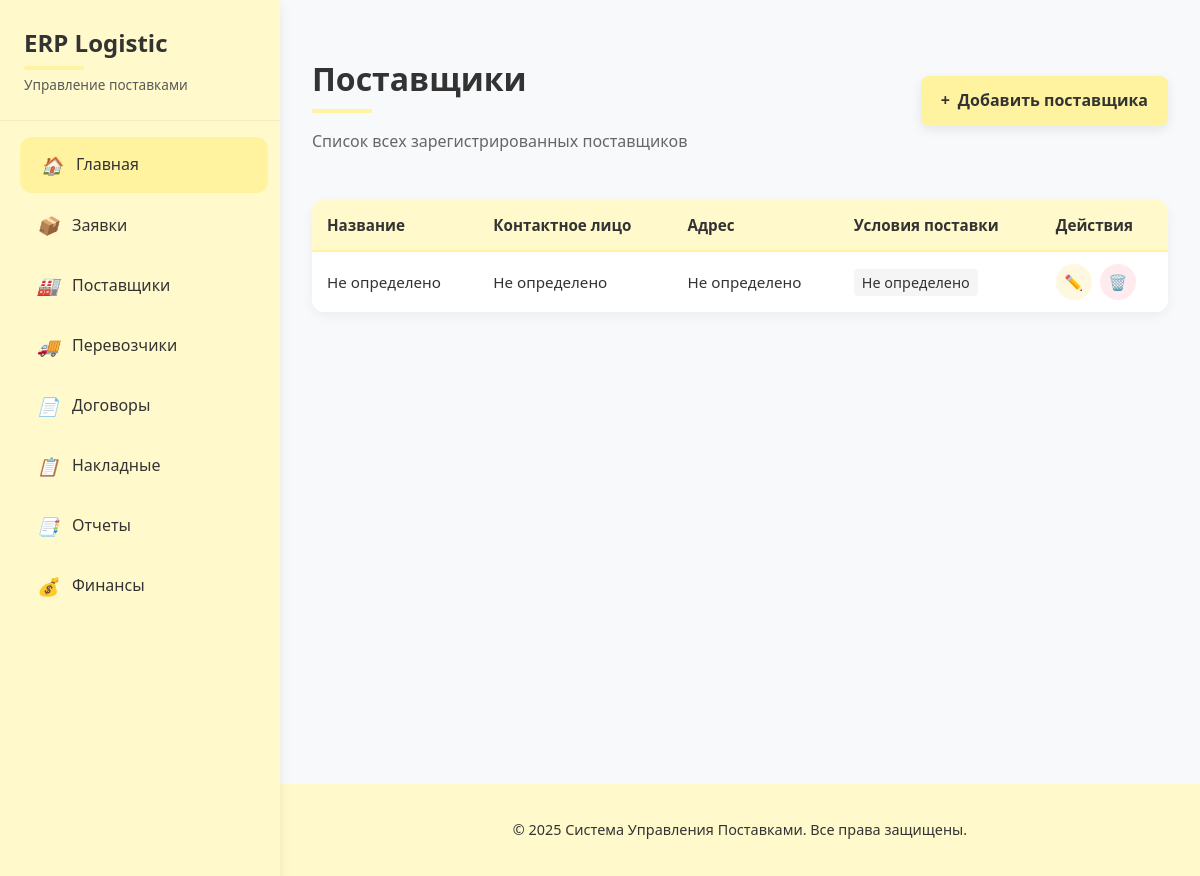
Screenshot of /поставщики/ (signed in) with the database file from the repository.
### supply_chain/models.py (models this page shows, shortened)
class Поставщик(models.Model):
    название = models.CharField(max_length=100, verbose_name="Название поставщика")
    контактное_лицо = models.CharField(max_length=100, verbose_name="Контактное лицо")
    телефон = models.CharField(max_length=20, verbose_name="Телефон")
    email = models.EmailField(verbose_name="Email", blank=True, null=True)
    адрес = models.TextField(verbose_name="Юридический адрес")
    условия_поставки = models.TextField(verbose_name="Условия поставки")
    реквизиты = models.TextField(verbose_name="Банковские реквизиты", blank=True, null=True)
    class Meta:
        verbose_name = "Поставщик"
        verbose_name_plural = "Поставщики"
        ordering = ['название']

### supply_chain/templates/supply_chain/поставщик_list.html (shortened to what this page needs)
{% extends 'supply_chain/base.html' %}
{% block content %}
    <div class="suppliers-header">
        <div>
            <h1>Поставщики</h1>
            <p class="subtitle">Список всех зарегистрированных поставщиков</p>
        </div>
        <a href="{% url 'поставщик_create' %}" class="add-supplier-btn">
            <span class="btn-icon">+</span> Добавить поставщика
        </a>
    </div>
    <div class="suppliers-container">
        {% if поставщики %}
            <div class="suppliers-table-container">
                <table class="suppliers-table">
                    <thead>
                        <tr>
                            <th>Название</th>
                            <th>Контактное лицо</th>
                            <th>Адрес</th>
                            <th>Условия поставки</th>
                            <th>Действия</th>
                        </tr>
                    </thead>
                    <tbody>
                        {% for поставщик in поставщики %}
                            <tr>
                                <td data-label="Название">
                                    <div class="supplier-name">{{ поставщик.название }}</div>
                                </td>
                                <td data-label="Контактное лицо">{{ поставщик.контактное_лицо }}</td>
                                <td data-label="Адрес">{{ поставщик.адрес }}</td>
                                <td data-label="Условия поставки">
                                    <span class="delivery-terms">{{ поставщик.условия_поставки }}</span>
                                </td>
                                <td class="actions-cell">
                                    <div class="action-buttons">
                                        <a href="{% url 'поставщик_update' поставщик.pk %}" class="action-btn edit-btn" title="Изменить">
                                            <span class="action-icon">✏️</span>
                                        </a>
                                        <a href="{% url 'поставщик_delete' поставщик.pk %}" class="action-btn delete-btn" title="Удалить">
                                            <span class="action-icon">🗑️</span>
                                        </a>
                                    </div>
                                </td>
                            </tr>
                        {% endfor %}
                    </tbody>
                </table>
            </div>
        {% endif %}
    </div>
{% endblock %}

### supply_chain/templates/supply_chain/base.html (style rules this page uses)
body { margin: 0; padding: 0; font-family: 'Segoe UI', Roboto, -apple-system, BlinkMacSystemFont, sans-serif; background-color: #f8f9fa; color: var(--text-dark); line-height: 1.6; }
h1, h2, h3 { color: var(--text-dark); font-weight: 600; }
h1 { font-size: 2rem; margin-bottom: 1.5rem; position: relative; padding-bottom: 0.5rem; }
h1:after { content: ''; position: absolute; bottom: 0; left: 0; width: 60px; height: 4px; background: var(--primary-hover); border-radius: 2px; }

### supply_chain/templates/supply_chain/поставщик_list.html (style rules this page uses)
.suppliers-header { display: flex; justify-content: space-between; align-items: center; margin-bottom: 30px; flex-wrap: wrap; gap: 20px; }
.suppliers-header h1 { font-size: 2rem; color: #333; margin-bottom: 5px; }
.subtitle { color: #666; font-size: 1rem; }
.add-supplier-btn { display: inline-flex; align-items: center; background-color: #fff3a0; color: #333; padding: 12px 20px; border-radius: 8px; font-weight: 600; text-decoration: none; transition: all 0.3s ease; box-shadow: 0 4px 12px rgba(0,0,0,0.08); border: none; }
.btn-icon { margin-right: 8px; }
.suppliers-table-container { overflow-x: auto; margin-bottom: 30px; border-radius: 12px; box-shadow: 0 4px 12px rgba(0,0,0,0.05); background: white; }
.suppliers-table { width: 100%; border-collapse: collapse; font-size: 0.95rem; }
.suppliers-table thead { background-color: #fff9cc; }
.suppliers-table th { padding: 15px; text-align: left; font-weight: 600; color: #333; border-bottom: 2px solid #fff3a0; }
.suppliers-table td { padding: 12px 15px; border-bottom: 1px solid #f0f0f0; vertical-align: middle; }
.suppliers-table tbody tr:last-child td { border-bottom: none; }
.supplier-name { font-weight: 500; color: #333; }
.delivery-terms { display: inline-block; padding: 4px 8px; background-color: #f5f5f5; border-radius: 4px; font-size: 0.9rem; }
.actions-cell { white-space: nowrap; }
.action-buttons { display: flex; gap: 8px; }
.action-btn { display: inline-flex; align-items: center; justify-content: center; width: 36px; height: 36px; border-radius: 50%; text-decoration: none; transition: all 0.2s ease; }
.edit-btn { background-color: #fff8e1; color: #ff8f00; }
.delete-btn { background-color: #ffebee; color: #d32f2f; }

### rows the page displays
Поставщик: название "Не определено", контактное_лицо "Не определено", адрес "Не определено", условия_поставки "Не определено"
